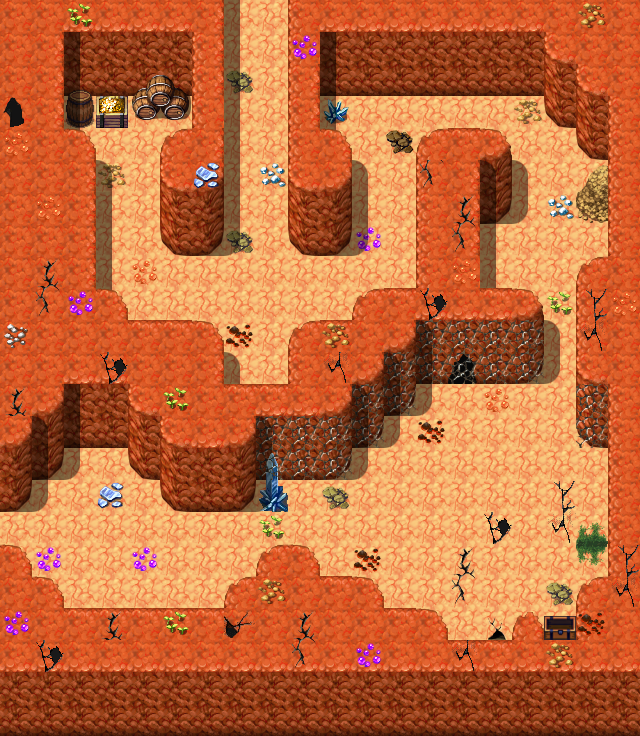

A level layout from a 2D game, rendered from its tile map. Below: a short description, then the map file with tile-grid data replaced by summaries:
An orthogonal 20x23 tile map with 32x32 px tiles, 4 tile layers (Ground, Objects, Above, Top), 1 hidden layer not drawn, 14 tilesets and 18 objects (12x spawn, 2x mapchange, 2x container, script, key).

<map version="1.0" orientation="orthogonal" width="20" height="23" tilewidth="32" tileheight="32">
    <tileset firstgid="1" name="map_16" tilewidth="32" tileheight="32">
        <image source="../drawable/map_16.png" />
    </tileset>
    <tileset firstgid="65" name="map_18" tilewidth="32" tileheight="32">
        <image source="../drawable/map_18.png" />
    </tileset>
    <tileset firstgid="129" name="map_0" tilewidth="32" tileheight="32">
        <image source="../drawable/map_0.png" />
    </tileset>
    <tileset firstgid="193" name="map_2" tilewidth="32" tileheight="32">
        <image source="../drawable/map_2.png" />
    </tileset>
    <tileset firstgid="257" name="map_1" tilewidth="32" tileheight="32">
        <image source="../drawable/map_1.png" />
    </tileset>
    <tileset firstgid="321" name="map_4" tilewidth="32" tileheight="32">
        <image source="../drawable/map_4.png" />
    </tileset>
    <tileset firstgid="385" name="map_31" tilewidth="32" tileheight="32">
        <image source="../drawable/map_31.png" />
    </tileset>
    <tileset firstgid="449" name="map_37" tilewidth="32" tileheight="32">
        <image source="../drawable/map_37.png" />
    </tileset>
    <tileset firstgid="513" name="map_17" tilewidth="32" tileheight="32">
        <image source="../drawable/map_17.png" />
    </tileset>
    <tileset firstgid="577" name="map_7" tilewidth="32" tileheight="32">
        <image source="../drawable/map_7.png" />
    </tileset>
    <tileset firstgid="641" name="map_9" tilewidth="32" tileheight="32">
        <image source="../drawable/map_9.png" />
    </tileset>
    <tileset firstgid="705" name="map_5" tilewidth="32" tileheight="32">
        <image source="../drawable/map_5.png" />
    </tileset>
    <tileset firstgid="769" name="map_29" tilewidth="32" tileheight="32">
        <image source="../drawable/map_29.png" />
    </tileset>
    <tileset firstgid="833" name="map_3" tilewidth="32" tileheight="32">
        <image source="../drawable/map_3.png" />
    </tileset>
    <layer name="Ground" width="20" height="23">
        <data>[460 cells, 460 non-empty, 14 distinct tile ids]</data>
    </layer>
    <layer name="Objects" width="20" height="23">
        <data>[460 cells, 99 non-empty, 39 distinct tile ids]</data>
    </layer>
    <layer name="Above" width="20" height="23">
        <data>[460 cells, 82 non-empty, 14 distinct tile ids]</data>
    </layer>
    <layer name="Top" width="20" height="23">
        <data>[460 cells, 8 non-empty, 2 distinct tile ids]</data>
    </layer>
    <layer name="Walkable" width="20" height="23" visible="0">
        <data>[460 cells, 299 non-empty, 1 distinct tile ids]</data>
    </layer>
    <objectgroup name="Mapevents">
        <object name="west" type="mapchange" x="0" y="512" width="32" height="32">
            <properties>
                <property name="map" value="mywildcave4" />
                <property name="place" value="east" />
            </properties>
        </object>
        <object name="north" type="mapchange" x="224" y="0" width="64" height="32">
            <properties>
                <property name="map" value="mushroom_m3_1" />
                <property name="place" value="south" />
            </properties>
        </object>
        <object name="boss_fungi_killed" type="script" x="384" y="416" width="224" height="224">
            <properties>
                <property name="when" value="always" />
            </properties>
        </object>
        <object name="mushroom_m3_2_loot" type="container" x="96" y="96" width="32" height="32" />
        <object name="boss_fungi_chest" type="container" x="544" y="608" width="32" height="32" />
    </objectgroup>
    <objectgroup name="Spawn">
        <object name="boss_fungi" type="spawn" x="448" y="480" width="160" height="160">
            <properties>
                <property name="spawngroup" value="boss_fungi" />
            </properties>
        </object>
        <object name="lombric_ball_1" type="spawn" x="544" y="320" width="32" height="32">
            <properties>
                <property name="quantity" value="2" />
                <property name="spawngroup" value="lombric_ball" />
            </properties>
        </object>
        <object name="lombric_ball_2" type="spawn" x="256" y="512" width="32" height="32">
            <properties>
                <property name="quantity" value="2" />
                <property name="spawngroup" value="lombric_ball" />
            </properties>
        </object>
        <object name="mid_fungi_1" type="spawn" x="320" y="384" width="288" height="256">
            <properties>
                <property name="active" value="false" />
                <property name="quantity" value="4" />
                <property name="spawngroup" value="mid_fungi_1" />
            </properties>
        </object>
        <object name="dangerous_fungi_1" type="spawn" x="320" y="384" width="288" height="256">
            <properties>
                <property name="active" value="false" />
                <property name="quantity" value="3" />
                <property name="spawngroup" value="dangerous_fungi_1" />
            </properties>
        </object>
        <object name="weak_fungi_1" type="spawn" x="320" y="384" width="288" height="256">
            <properties>
                <property name="active" value="false" />
                <property name="quantity" value="5" />
                <property name="spawngroup" value="weak_fungi_1" />
            </properties>
        </object>
        <object name="dangerous_fungi_2" type="spawn" x="64" y="512" width="192" height="96">
            <properties>
                <property name="quantity" value="2" />
                <property name="spawngroup" value="dangerous_fungi" />
            </properties>
        </object>
        <object name="mid_fungi_2" type="spawn" x="480" y="160" width="128" height="128">
            <properties>
                <property name="quantity" value="2" />
                <property name="spawngroup" value="mid_fungi" />
            </properties>
        </object>
        <object name="weak_fungi_2" type="spawn" x="96" y="128" width="64" height="160">
            <properties>
                <property name="quantity" value="2" />
                <property name="spawngroup" value="weak_fungi" />
            </properties>
        </object>
        <object name="lombric_beast_1" type="spawn" x="96" y="192" width="64" height="32">
            <properties>
                <property name="quantity" value="2" />
                <property name="spawngroup" value="lombric_beast" />
            </properties>
        </object>
        <object name="cavebat1" type="spawn" x="288" y="352" width="320" height="288">
            <properties>
                <property name="quantity" value="2" />
                <property name="spawngroup" value="cavebat1" />
            </properties>
        </object>
        <object name="fungi_rescued" type="spawn" x="320" y="384" width="288" height="256">
            <properties>
                <property name="active" value="false" />
                <property name="spawngroup" value="fungi_rescued" />
            </properties>
        </object>
    </objectgroup>
    <objectgroup name="Keys">
        <object name="boss_fungi_alive" type="key" x="544" y="608" width="32" height="32">
            <properties>
                <property name="phrase" value="boss_fungi_alive" />
                <property name="requireId" value="boss_fungi" />
                <property name="requireType" value="killedMonster" />
                <property name="requireValue" value="1" />
            </properties>
        </object>
    </objectgroup>
    <objectgroup name="Replace" />
</map>
